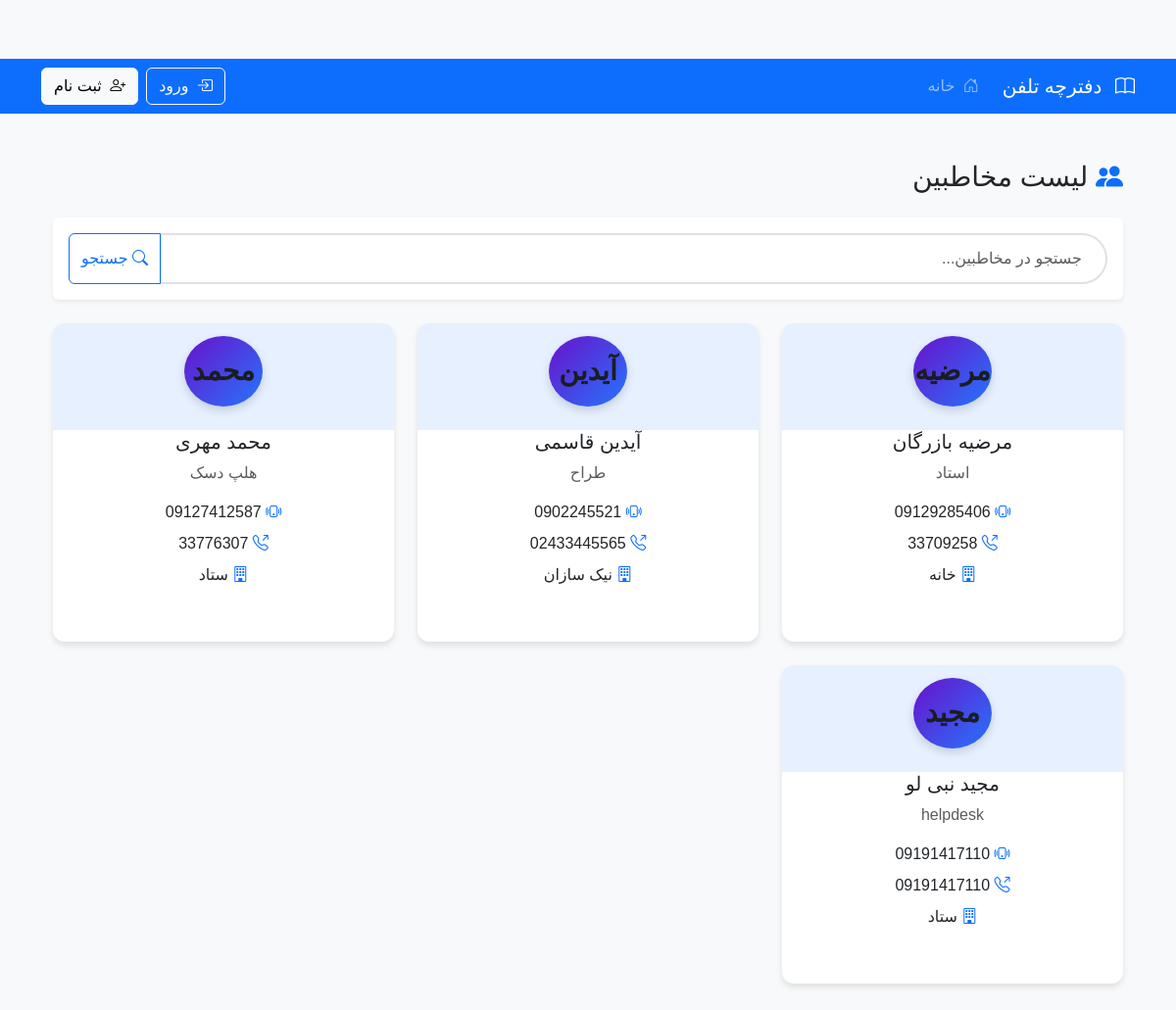
The app's page /, older data.
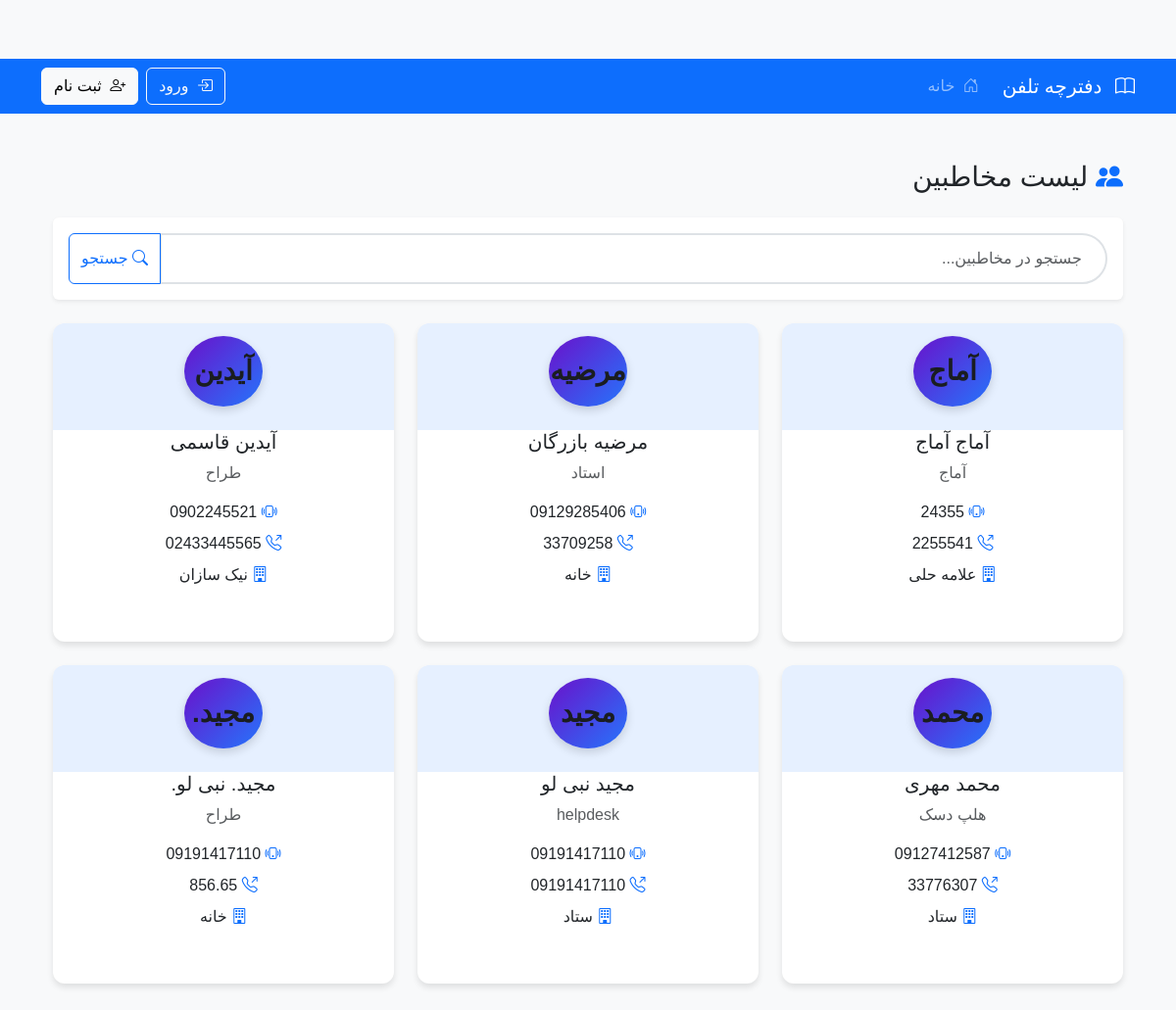
The same page, newer data.
### phonebook/models.py (models this page shows, shortened)
class Contact(models.Model):
    first_name = models.CharField(max_length=50, verbose_name='نام')
    last_name = models.CharField(max_length=50, verbose_name='نام خانوادگی')
    mobile = models.CharField(max_length=11, verbose_name='تلفن همراه')
    phone = models.CharField(max_length=11, blank=True, verbose_name='تلفن ثابت')
    workplace = models.CharField(max_length=100, blank=True, verbose_name='محل کار')
    position = models.CharField(max_length=100, blank=True, verbose_name='سمت شغلی')
    created_by = models.ForeignKey(
        settings.AUTH_USER_MODEL,
        on_delete=models.CASCADE,
        editable=False,
        null=True,  # اضافه کردن این خط
        blank=True,  # اضافه کردن این خط
        verbose_name='ایجاد کننده'
    )
    created_at = models.DateTimeField(auto_now_add=True)
    updated_at = models.DateTimeField(auto_now=True)
    class Meta:
        ordering = ['last_name', 'first_name']
        verbose_name = 'مخاطب'
        verbose_name_plural = 'مخاطبین'

### phonebook/views.py (the view, shortened to what this page needs)
# urls.py: path('', views.contact_list, name='contact_list'),
def contact_list(request):
    query = request.GET.get('q', '')
    contacts = Contact.objects.all().order_by('last_name', 'first_name')
    return render(request, 'phonebook/contact_list.html', {'contacts': contacts})

### phonebook/templates/phonebook/contact_list.html (shortened to what this page needs)
{% extends 'base.html' %}
{% load static %}
{% block content %}
<div class="container py-4">
    <div class="d-flex justify-content-between align-items-center mb-4">
        <h1 class="h3 mb-0">
            <i class="bi bi-people-fill text-primary"></i> لیست مخاطبین
        </h1>
    </div>
    <div class="card border-0 shadow-sm mb-4">
        <div class="card-body">
            <form method="get" action="{% url 'contact_list' %}">
                <div class="input-group">
                    <input type="text" name="q" class="form-control search-box"
                           placeholder="جستجو در مخاطبین..."
                           value="{{ request.GET.q }}"
                           aria-label="جستجو">
                    <button class="btn btn-outline-primary" type="submit">
                        <i class="bi bi-search"></i> جستجو
                    </button>
                </div>
            </form>
        </div>
    </div>
    {% if contacts %}
    <div class="row row-cols-1 row-cols-md-2 row-cols-lg-3 g-4">
        {% for contact in contacts %}
        <div class="col">
            <div class="contact-card card h-100">
                <div class="card-header bg-primary bg-opacity-10 border-0">
                    <div class="contact-avatar">
                        {{ contact.first_name }}
                    </div>
                </div>
                <div class="card-body pt-0 text-center">
                    <h3 class="h5">{{ contact.first_name }} {{ contact.last_name }}</h3>
                    {% if contact.position %}
                    <p class="text-muted mb-3">{{ contact.position }}</p>
                    {% endif %}
                    <ul class="list-unstyled">
                         <li class="mb-2">
                            <i class="bi bi-phone-vibrate text-primary"></i>
                            {{ contact.mobile }}
                         </li>
                    {% if contact.phone %}
                    <li class="mb-2">
                        <i class="bi bi-telephone-outbound text-primary"></i>
                       {{ contact.phone }}
                    </li>
                        {% endif %}
                        {% if contact.workplace %}
                        <li class="mb-2">
                            <i class="bi bi-building text-primary"></i>
                            {{ contact.workplace }}
                        </li>
                        {% endif %}
                    </ul>
                </div>
            </div>
        </div>
        {% endfor %}
    </div>
    {% endif %}
</div>
{% endblock %}

Row changes from the older to the newer data that the page shows:
added Contact: first_name "آماج", last_name "آماج", position "آماج", mobile "24355", phone "2255541", workplace "علامه حلی"
added Contact: first_name "مجید.", last_name "نبی لو.", position "طراح", mobile "09191417110", phone "856.65", workplace "خانه"
